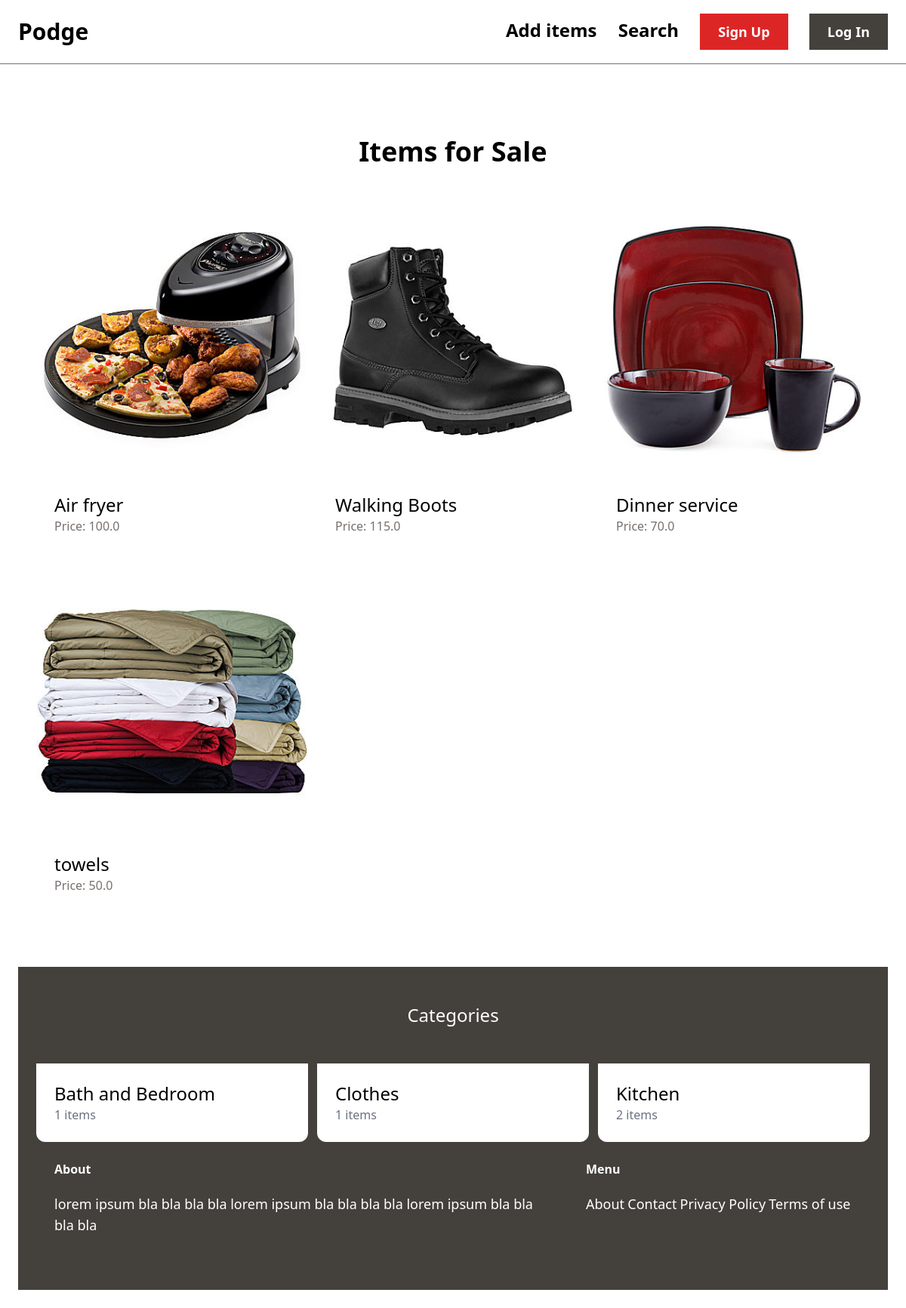
The app's page /, older data.
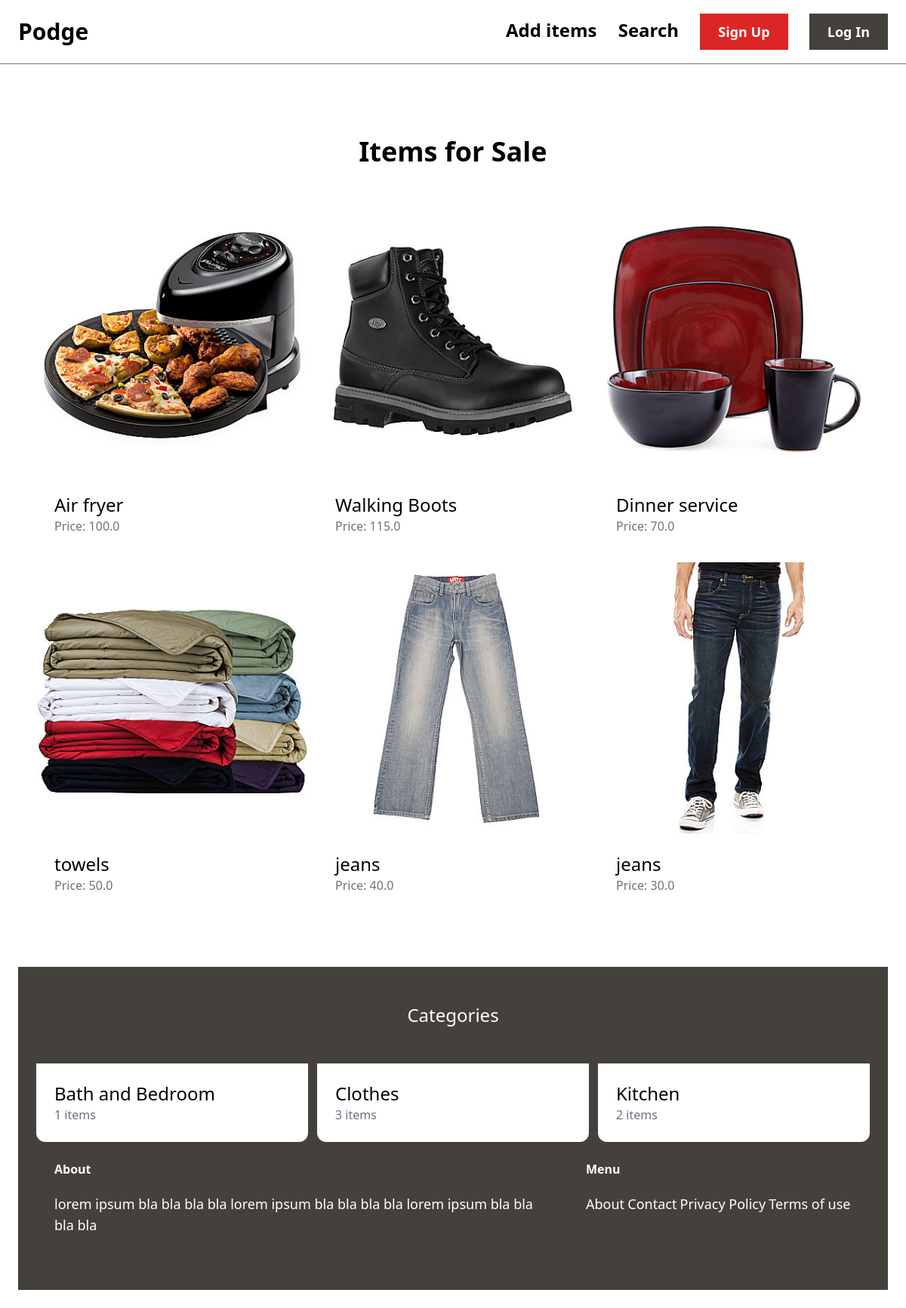
The same page, newer data.
### item/models.py (models this page shows, shortened)
class Item(models.Model):
    category = models.ForeignKey(Category, related_name='items', on_delete=models.CASCADE)
    name = models.CharField(max_length=255)
    description = models.TextField(blank=True, null=True)
    price = models.FloatField()
    image = models.ImageField(upload_to='item_images', blank=True, null=True)
    is_sold = models.BooleanField(default=False)
    created_by = models.ForeignKey(User, related_name='items', on_delete=models.CASCADE)
    created_at = models.DateTimeField(auto_now_add=True)

class Category(models.Model):
    name = models.CharField(max_length=255)
    class Meta:
        ordering = ('name', )
        verbose_name_plural = 'Categories'

### home/views.py (the view)
# urls.py: path('', views.index, name='index'),
def index(request):
    items = Item.objects.filter(is_sold=False)[0:6]
    categories = Category.objects.all()
    return render(request, "home/index.html", {
        'categories': categories,
        'items': items,
    })

### home/templates/home/index.html (shortened to what this page needs)
{%  extends 'home/base.html' %}
{% block content %}
<div class="mt-6 px-6 py-12">
    <h2 class="mb-12 text-4xl font-bold text-center">Items for Sale</h2>
    <div class="grid grid-cols-3 gap-3">
        {% for item in items %}
        <div>
            <a href="{% url 'item:detail' item.id %}">
                <div>
                    <img src="{{ item.image.url }}" class="rounded-t-xl">
                </div>
                <div class="p-6 bg-white rounded-b-xl">
                    <h2 class="text-2xl">{{ item.name }}</h2>
                    <p class="text-stone-500">Price: {{ item.price }}</p>
                </div>
            </a>
        </div>
        {% endfor %}
    </div>
</div>
    <div class="mt-6 px-6 py-12 bg-stone-700">
    <h2 class="mb-12 text-2xl text-white text-center">Categories</h2>
    <div class="grid grid-cols-3 gap-3">
        {% for category in categories %}
            <div>
                <a href="#">
                    <div class="p-6 bg-white rounded-b-xl">
                        <h2 class="text-2xl">{{ category.name }}</h2>
                        <p class="text-gray-500">{{ category.items.count }} items</p>
                    </div>
                </a>
            </div>
        {% endfor %}
{% endblock %}

### home/templates/home/base.html (shortened to what this page needs)
<!DOCTYPE html>
<html lang="en">
<head>
    <script src="https://cdn.tailwindcss.com"></script>
</head>
<body>
    <nav class="py-6 px-6 flex justify-between item-centre border-b border-stone-500">
        <a href="/" class="text-3xl font-bold">Podge</a>
        <div class="space-x-6">
            <a href="{% url 'item:add' %}" class="text-2xl font-semibold hover:text-stone-500">Add items</a>
            <a href="{% url 'item:search' %}" class="text-2xl font-semibold hover:text-stone-500">Search</a>
            {% if request.user.is_authenticated %}
            <a href="{% url 'dashboard:index' %}" class="px-6 py-3 text-lg font-semibold bg-red-600 text-white hover:bg-stone-500">Dashboard</a>
            <a href="{% url 'conversation:inbox' %}" class="px-6 py-3 text-lg font-semibold bg-stone-700 text-white hover:bg-stone-500">Inbox</a>
            {% else %}
            <a href="{% url 'home:signup' %}" class="px-6 py-3 text-lg font-semibold bg-red-600 text-white hover:bg-stone-500">Sign Up</a>
            <a href="{% url 'home:login' %}" class="px-6 py-3 text-lg font-semibold bg-stone-700 text-white hover:bg-stone-500">Log In</a>
            {% endif %}
        </div>
    </nav>
    <div class="px-6 py-6">
        {% block content %}
        {% endblock %}
    </div>
    <footer class="py-6 px-6 flex justify-between bg-stone-700">
        <div class="w-2/3 pr-10">
            <h3 class="mb-5 font-semibold text-white">About</h3>
            <p class="text-lg text-white">lorem ipsum bla bla bla bla lorem ipsum bla bla bla bla lorem ipsum bla bla bla bla</p>
        </div>
        <div class="w-1/3">
        <h3 class="mb-5 font-semibold text-white">Menu</h3>
        <ul class="space-y-2">
            <li>
            <a href="#" class="text-lg text-white hover:text-sky-500">About</a>
            <a href="{% url 'home:contact' %}" class="text-lg text-white hover:text-sky-500">Contact</a>
            <a href="#" class="text-lg text-white hover:text-sky-500">Privacy Policy</a>
            <a href="#" class="text-lg text-white hover:text-sky-500">Terms of use</a>
            </li>
        </ul>
    </div>
    </footer>
</body>
</html>

Row changes from the older to the newer data that the page shows:
added Item: image (picture), name "jeans", price "40.0"
added Item: image (picture), name "jeans", price "30.0"
computed for Category "Clothes": items.count "1" → "3"
